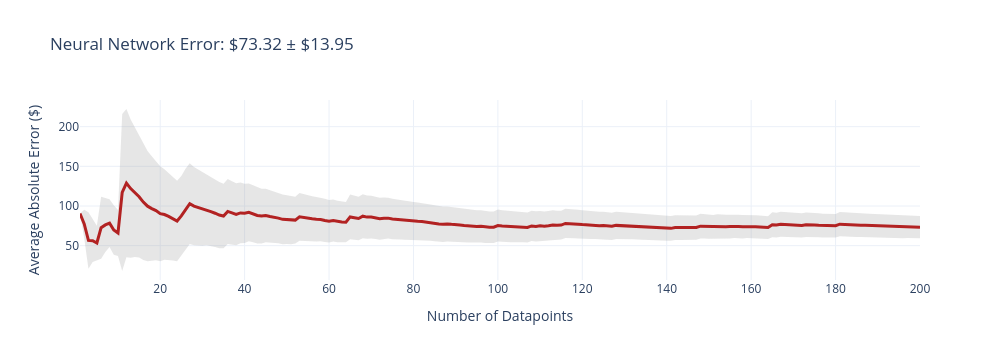
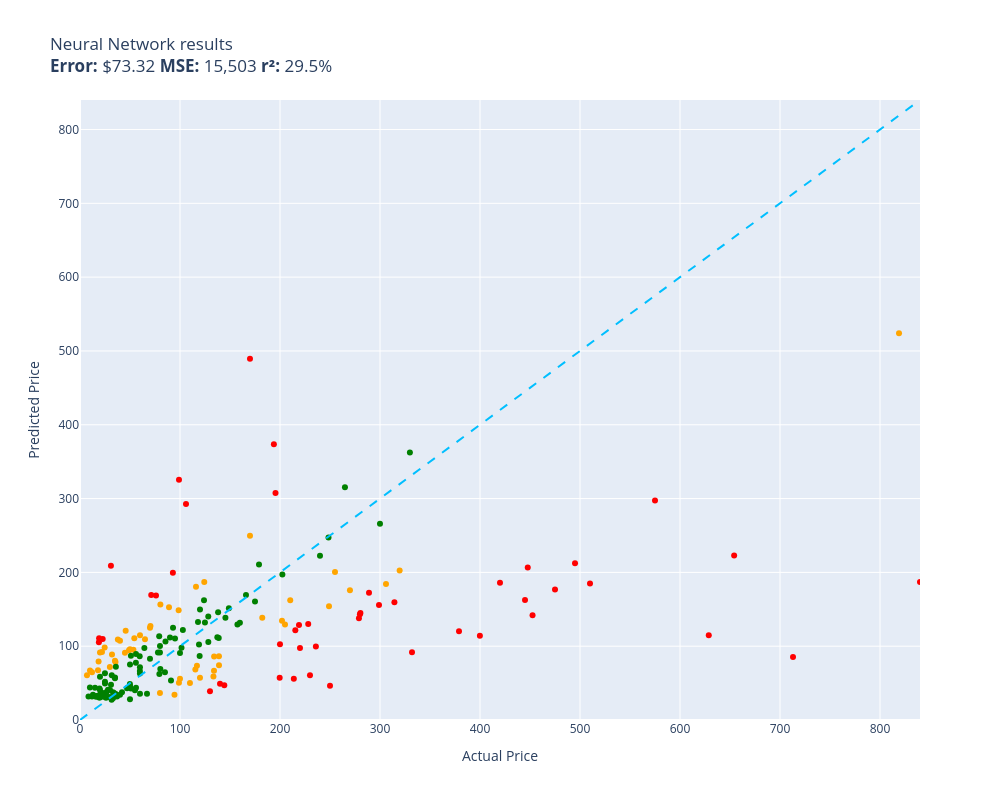

Notebook source saved alongside these figures, in order:
### Code cell
evaluate(neural_network, test)

### Figure 1 — Plotly figure (JSON) as saved in the notebook; plotly's stock layout.template omitted (floating-point values rounded to 4 significant figures; data arrays with more than 128 entries replaced by an {"elided": "..."} marker saying what was removed)
{"data": [{"fill": "toself", "fillcolor": "rgba(128,128,128,0.2)", "hoverinfo": "skip", "line": {"color": "rgba(255,255,255,0)"}, "name": "95% CI", "showlegend": false, "type": "scatter", "x": {"elided": "400 int values"}, "y": {"elided": "400 float values"}}, {"customdata": {"elided": "200x1 float values"}, "hovertemplate": "n=%{x}<br>Avg Error=$%{y:,.2f}<br>±95% CI=$%{customdata[0]:,.2f}<extra></extra>", "line": {"color": "firebrick", "width": 3}, "mode": "lines", "name": "Cumulative Avg Error", "type": "scatter", "x": {"elided": "200 int values"}, "y": {"elided": "200 float values"}}], "layout": {"height": 360, "showlegend": false, "title": {"text": "Neural Network Error: $73.32 ± $13.95"}, "width": 1000, "xaxis": {"title": {"text": "Number of Datapoints"}}, "yaxis": {"title": {"text": "Average Absolute Error ($)"}}}}

### Figure 2 — Plotly figure (JSON) as saved in the notebook; plotly's stock layout.template omitted (floating-point values rounded to 4 significant figures)
{"data": [{"customdata": [["Old Blood Noise Excess V2 Distortion Cho...\nGuess=$128.58 Actual=$219.00"], ["RBC12-UPC Replacement Battery Cartridge ...\nGuess=$60.74 Actual=$229.99"], ["SuppliesOutlet Compatible Toner Cartridg...\nGuess=$47.22 Actual=$144.29"], ["ACDelco GM Original Equipment FW339 Fron...\nGuess=$121.52 Actual=$215.33"], ["Bam France 2002XL Contoured Hightech Bla...\nGuess=$85.21 Actual=$713.00"], ["Metabo HPT 36V MultiVolt™ Cordless Rotar...\nGuess=$120.37 Actual=$379.00"], ["Bam Trekking 3027SB Single Black Clarine...\nGuess=$91.79 Actual=$332.00"], ["DEWALT 20V MAX* XR Impact Driver with Bl...\nGuess=$141.87 Actual=$452.53"], ["Mini PC, Kinupute Desktop Computer E3-12...\nGuess=$212.24 Actual=$495.00"], ["Travelpro Platinum Elite Slim Business L...\nGuess=$55.89 Actual=$213.83"], ["JRready ST6313 DT Deutsch Connector Kit,...\nGuess=$57.18 Actual=$199.68"], ["Dakota Alert MURS Alert Probe Sensor - M...\nGuess=$97.42 Actual=$219.99"], ["3D Tree Hole Branches 075 Stair Risers D...\nGuess=$38.91 Actual=$129.99"], ["KOHLER 18865-CP Filtered Water Faucet, P...\nGuess=$176.91 Actual=$475.00"], ["Sumerain S1339CM Double Handle Widesprea...\nGuess=$99.58 Actual=$235.86"], ["Poison Spyder 10-08-020 Rocker Knocker\nGuess=$114.75 Actual=$628.76"], ["Lighted Triangle Mirror Cabinet Bathroom...\nGuess=$162.55 Actual=$445.00"], ["BESTILL Wall Mounted Shower Faucet Set, ...\nGuess=$168.84 Actual=$76.00"], ["Trail Gear Twin Stick Kit for Top Shift ...\nGuess=$143.33 Actual=$279.92"], ["Engine Thermostat, Replace 19301-PAA-306...\nGuess=$105.33 Actual=$18.89"], ["Pioneer 2AM401-BN Two Handle Kitchen Fau...\nGuess=$130.21 Actual=$228.22"], ["Walker Exhaust Ultra EPA 16478 Direct Fi...\nGuess=$297.24 Actual=$574.99"], ["Canon Sure Shot 90u 35mm Date Camera\nGuess=$114.14 Actual=$399.89"], ["Mikrotik RB3011UIAS-RM RouterBOARD 10xGi...\nGuess=$155.83 Actual=$299.00"], ["AC Compressor & A/C Kit For BMW 335i 335...\nGuess=$159.57 Actual=$314.41"], ["Wilkinson LOW GAUSS Vintage Tone Strat S...\nGuess=$208.82 Actual=$30.93"], ["MXR Carbon Copy Deluxe Analog Delay Guit...\nGuess=$307.51 Actual=$195.50"], ["Ibanez M510OVS Acoustic Mandolin in Vint...\nGuess=$489.35 Actual=$169.99"], ["Universal Power Group 12V 100Ah Sealed L...\nGuess=$102.47 Actual=$199.99"], ["Auertech Portable Washing Machine, 14lbs...\nGuess=$325.62 Actual=$98.99"], ["Amana Tool - SC587 Carbide Tipped 3-Wing...\nGuess=$169.30 Actual=$71.23"], ["Music Hall pa15.3 MM/MC Phono Preamplifi...\nGuess=$46.28 Actual=$250.00"], ["4 Inches Rolled Muffler Tip Catback Exha...\nGuess=$373.47 Actual=$193.88"], ["Competition Clutch Disc and Pressure Pla...\nGuess=$184.78 Actual=$510.00"], ["KUNFINE Android Radio CarPlay & Android ...\nGuess=$292.75 Actual=$106.00"], ["StonKraft Brass Chess Board Game Set wit...\nGuess=$49.07 Actual=$140.00"], ["Baumgartens Sicurix Blank PVC ID Cards (...\nGuess=$110.70 Actual=$19.11"], ["VIPMOTOZ Sequential Turn Signal Premium ...\nGuess=$137.93 Actual=$278.94"], ["Audio Techinca ATW-T1002 System 10 Handh...\nGuess=$172.26 Actual=$289.00"], ["Dell XPS 13 9343-2727SLV 13.3\" Full HD S...\nGuess=$186.97 Actual=$839.99"], ["Steering Wheel, Carbon Fiber Automotive ...\nGuess=$206.47 Actual=$447.74"], ["Pacific Drums PDCM1618TTRB 16 x 18 Inche...\nGuess=$186.07 Actual=$419.99"], ["Star Wars Die-Cast Metal TITANIUM Series...\nGuess=$109.84 Actual=$22.70"], ["Blanco 230966 Valea Stainless Steel Sink...\nGuess=$199.35 Actual=$92.88"], ["Empava 24\" Single Wall Ovens 10 Cooking ...\nGuess=$222.98 Actual=$654.14"], ["For Volvo C70 S70 V70 V40 S40 AC Compres...\nGuess=$145.11 Actual=$280.41"]], "hovertemplate": "%{customdata[0]}<extra></extra>", "legendgroup": "red", "marker": {"color": "red", "size": 6, "symbol": "circle"}, "mode": "markers", "name": "red", "orientation": "v", "showlegend": true, "type": "scatter", "x": [219.0, 230.0, 144.3, 215.3, 713.0, 379.0, 332.0, 452.5, 495.0, 213.8, 199.7, 220.0, 130.0, 475.0, 235.9, 628.8, 445.0, 76.0, 279.9, 18.89, 228.2, 575.0, 399.9, 299.0, 314.4, 30.93, 195.5, 170.0, 200.0, 98.99, 71.23, 250.0, 193.9, 510.0, 106.0, 140.0, 19.11, 278.9, 289.0, 840.0, 447.7, 420.0, 22.7, 92.88, 654.1, 280.4], "xaxis": "x", "y": [128.6, 60.74, 47.22, 121.5, 85.21, 120.4, 91.79, 141.9, 212.2, 55.89, 57.18, 97.42, 38.91, 176.9, 99.58, 114.8, 162.6, 168.8, 143.3, 105.3, 130.2, 297.2, 114.1, 155.8, 159.6, 208.8, 307.5, 489.3, 102.5, 325.6, 169.3, 46.28, 373.5, 184.8, 292.8, 49.07, 110.7, 137.9, 172.3, 187.0, 206.5, 186.1, 109.8, 199.4, 223.0, 145.1], "yaxis": "y"}, {"customdata": [["telpo Headlight Assembly Fit For 15 Camr...\nGuess=$180.48 Actual=$115.99"], ["EXMAX NG-10X Fresnel Lens Focusing Adapt...\nGuess=$124.89 Actual=$69.98"], ["Stand for Raven Pro Document Scanner - P...\nGuess=$71.95 Actual=$29.85"], ["Innovative Percussion CB-6 Chamois Bass ...\nGuess=$110.77 Actual=$54.32"], ["LD Products Compatible Toner Cartridge R...\nGuess=$95.82 Actual=$49.98"], ["APS iBoard 6-inch Aluminum (Black Powder...\nGuess=$162.37 Actual=$210.23"], ["Intermatic PX300 12V 300W Transformer wi...\nGuess=$66.74 Actual=$134.00"], ["Aolemi Oil Rubbed Bronze Single Function...\nGuess=$148.84 Actual=$98.65"], ["Clementoni 39132.5 Jigsaw Puzzle 1,000 P...\nGuess=$36.58 Actual=$79.95"], ["10GBase-LR SFP+ Transceiver, Handar 10GB...\nGuess=$91.47 Actual=$19.99"], ["Scranton & Co 3 Drawer Mobile File Cabin...\nGuess=$68.38 Actual=$115.35"], ["Canon EOS Rebel T7 Digital SLR Camera wi...\nGuess=$523.81 Actual=$819.00"], ["Southwire 120V/15A Right Angle User Atta...\nGuess=$109.10 Actual=$37.87"], ["Tidal Front + Rear Fender Flares 4PC Poc...\nGuess=$200.61 Actual=$254.99"], ["152MM Hole Saws M42 Bi-Metal High Speed ...\nGuess=$67.57 Actual=$17.99"], ["AUTOFREE LED Tail Lights Assembly Compat...\nGuess=$134.50 Actual=$201.99"], ["Adams Check Payment and Deposit Register...\nGuess=$78.75 Actual=$35.49"], ["Projector, CRAZVIEW Projector with WiFi ...\nGuess=$95.27 Actual=$53.40"], ["Diversitech WG840585 Motor, (Ddb) 1/3Hp,...\nGuess=$86.03 Actual=$134.12"], ["Retevis RT68 Soft Earhook Walkie Talkie ...\nGuess=$60.68 Actual=$6.99"], ["MC: Pindicator (Dual Intensity Amber)\nGuess=$107.50 Actual=$40.00"], ["Western Digital Enterprise RE4-GP 2TB SA...\nGuess=$50.27 Actual=$109.95"], ["Dell Optiplex 390 Desktop Computer i3 3....\nGuess=$186.84 Actual=$124.27"], ["Neporal Full Spectrum Light Bulb, 6000K ...\nGuess=$79.39 Actual=$18.59"], ["Pidoko Kids Train Table, Grey with 90 Pc...\nGuess=$57.31 Actual=$119.97"], ["Satco S9596, 4 Count (Pack of 1), 4.18\nGuess=$64.62 Actual=$12.00"], ["Marvel Legends Series X-Men 6-Inch Archa...\nGuess=$50.47 Actual=$98.95"], ["ANZO USA 111207 GMC SIERRA 99-06 / YUKON...\nGuess=$138.59 Actual=$182.28"], ["Kingston Brass KS269SN Kingston Clawfoot...\nGuess=$184.29 Actual=$305.99"], ["KOHLER K-1185540-CP Assembly-Slider\nGuess=$121.05 Actual=$45.67"], ["Replacement Remote Control for PANASONIC...\nGuess=$80.31 Actual=$34.95"], ["Aeromotive 13304 Regulator, X1 Adjustabl...\nGuess=$175.91 Actual=$269.95"], ["4pc Wheel Spacers Adapters 4\" (2inch Per...\nGuess=$73.67 Actual=$116.95"], ["Urth 62mm UV, Circular Polarizing (CPL),...\nGuess=$74.32 Actual=$139.00"], ["MGP Caliper Covers 39011SACURD Red Powde...\nGuess=$154.15 Actual=$249.00"], ["Berta (6 Pieces) 1-1/4 inch Overlay, 90 ...\nGuess=$98.20 Actual=$24.66"], ["CradlePoint Compact Broadband Router (CB...\nGuess=$152.87 Actual=$89.00"], ["Pyle Wireless Rear View Backup Camera - ...\nGuess=$127.23 Actual=$70.45"], ["New Replacement seat cover fits Yamaha M...\nGuess=$86.51 Actual=$138.95"], ["UPR Mach 1 Chin Spoiler Fits 94-98 Musta...\nGuess=$109.50 Actual=$64.99"], ["SP Air Corporation SP-8102BU 1/4-Inch He...\nGuess=$129.45 Actual=$204.99"], ["Diversitech UC2436-3 Ultralite Condenser...\nGuess=$156.48 Actual=$80.39"], ["CTLAMP XL-2100 Professional Quality XL-2...\nGuess=$88.79 Actual=$32.00"], ["200 ' feet True 14 Gauge AWG CCA Speaker...\nGuess=$91.06 Actual=$44.95"], ["A-Premium Front Suspension Steering Knuc...\nGuess=$94.47 Actual=$48.99"], ["Venom Power Terra Hunter R/T+ R/T All-Te...\nGuess=$202.71 Actual=$319.65"], ["Replacement Remote Control fit for Sony ...\nGuess=$67.08 Actual=$9.99"], ["Intex River Run Connect Lounge (Four)\nGuess=$34.05 Actual=$94.49"], ["VTech Strum and Jam Kidi Musical Guitar ...\nGuess=$92.06 Actual=$21.99"], ["Targus CityGear Durable Backpack, Black,...\nGuess=$59.02 Actual=$133.43"], ["Fender Hendrix Voodoo Child Coiled Instr...\nGuess=$114.91 Actual=$59.99"], ["Fitness Center Gym Room Weight Train Dua...\nGuess=$55.88 Actual=$99.99"], ["Xiaomi Redmi 10 2022 NFC 4G LTE (128GB +...\nGuess=$249.53 Actual=$169.99"]], "hovertemplate": "%{customdata[0]}<extra></extra>", "legendgroup": "orange", "marker": {"color": "orange", "size": 6, "symbol": "circle"}, "mode": "markers", "name": "orange", "orientation": "v", "showlegend": true, "type": "scatter", "x": [116.0, 69.98, 29.85, 54.32, 49.98, 210.2, 134.0, 98.65, 79.95, 19.99, 115.3, 819.0, 37.87, 255.0, 17.99, 202.0, 35.49, 53.4, 134.1, 6.99, 40.0, 110.0, 124.3, 18.59, 120.0, 12.0, 98.95, 182.3, 306.0, 45.67, 34.95, 269.9, 117.0, 139.0, 249.0, 24.66, 89.0, 70.45, 138.9, 64.99, 205.0, 80.39, 32.0, 44.95, 48.99, 319.6, 9.99, 94.49, 21.99, 133.4, 59.99, 99.99, 170.0], "xaxis": "x", "y": [180.5, 124.9, 71.95, 110.8, 95.82, 162.4, 66.74, 148.8, 36.58, 91.47, 68.38, 523.8, 109.1, 200.6, 67.57, 134.5, 78.75, 95.27, 86.03, 60.68, 107.5, 50.27, 186.8, 79.39, 57.31, 64.62, 50.47, 138.6, 184.3, 121.0, 80.31, 175.9, 73.67, 74.32, 154.1, 98.2, 152.9, 127.2, 86.51, 109.5, 129.4, 156.5, 88.79, 91.06, 94.47, 202.7, 67.08, 34.05, 92.06, 59.02, 114.9, 55.88, 249.5], "yaxis": "y"}, {"customdata": [["NewPower99 Battery Kit for Samsung Galax...\nGuess=$40.19 Actual=$54.95"], ["8544771 Dryer Heating Element, 279816 Th...\nGuess=$35.19 Actual=$35.74"], ["Pump Head TBVECHI 175PSI 4KW 5.5HP 21CFM...\nGuess=$362.38 Actual=$329.90"], ["46mm Digital Pro High-Resolution Close-U...\nGuess=$58.57 Actual=$19.99"], ["Panasonic KX-TG6511B DECT 6.0 PLUS Expan...\nGuess=$113.33 Actual=$79.20"], ["LOVE MEI Galaxy S10 Lite Case, Military ...\nGuess=$29.41 Actual=$32.98"], ["GJY Portable TV,10.6 inch Mini TV for AT...\nGuess=$62.37 Actual=$79.36"], ["PEMP E65 E66 CDC Simulate Optical Fiber ...\nGuess=$102.33 Actual=$119.00"], ["CORSAIR Dominator Platinum RGB 32GB (2x1...\nGuess=$162.23 Actual=$124.00"], ["HK SYSTEMS 13\" Heavy Duty Black \"Push\" O...\nGuess=$64.66 Actual=$84.95"], ["SKB iSeries 3i-13096-6KP Case for BlackM...\nGuess=$160.59 Actual=$174.99"], ["June Garden 12\" Sweet Dolly Charlotte - ...\nGuess=$34.69 Actual=$19.99"], ["Deco Mount Pro Tripod Microphone Stand w...\nGuess=$71.34 Actual=$59.95"], ["GanFindX Portable Car Hand Controls for ...\nGuess=$131.74 Actual=$159.90"], ["KOMPUTERBAY 4GB 2X 2GB DDR2 1066MHz PC2-...\nGuess=$69.24 Actual=$80.34"], ["Evergreen HSHB2005 Cylinder Head Gasket ...\nGuess=$86.41 Actual=$59.69"], ["Task T24287 Roman Ogee Router Bit with 1...\nGuess=$77.42 Actual=$55.88"], ["15\" Locking Shower Head Extension Arm in...\nGuess=$91.41 Actual=$79.95"], ["Mylites+ Standard Comic Book Mylar Sleev...\nGuess=$32.12 Actual=$34.99"], ["DALDED LED Light Kit for Lego Sonic Gree...\nGuess=$49.55 Actual=$24.99"], ["Baseball Backpacks Large 18 Inch Bookbag...\nGuess=$60.58 Actual=$31.77"], ["Wenger City Upgrade Laptop Backpack with...\nGuess=$138.66 Actual=$145.42"], ["Fjallraven, Kanken Laptop 15\" Backpack f...\nGuess=$86.73 Actual=$119.65"], ["Evan-Fischer Front Bumper Cover Compatib...\nGuess=$197.04 Actual=$202.38"], ["Laisomeke Waterproof Junction Box, Unive...\nGuess=$31.87 Actual=$11.99"], ["Webcem Solar Shed Light Outdoor Indoor, ...\nGuess=$91.50 Actual=$77.96"], ["Festool 492370 Platin 2 S1000 Grit 6-Inc...\nGuess=$53.45 Actual=$91.00"], ["DIMARZIO 204284 DP 163FBK Blues Bucker G...\nGuess=$111.86 Actual=$89.99"], ["VLAND LED Smoked Taillights Compatible F...\nGuess=$222.67 Actual=$239.99"], ["PM Auto Front Right Quick Complete Strut...\nGuess=$131.93 Actual=$124.94"], ["Tablet PC Cover Compatible with Lenovo T...\nGuess=$27.59 Actual=$31.61"], ["Miyaya@ Funny Animal Masks Collection fo...\nGuess=$32.38 Actual=$16.99"], ["Ultra Duster Canned Air Net 10 Oz 6-Pack\nGuess=$48.82 Actual=$49.90"], ["Beck/Arnley 0421945 Air Filter\nGuess=$72.07 Actual=$35.87"], ["IQShield Screen Protector Compatible wit...\nGuess=$43.90 Actual=$9.95"], ["Liberty Imports 12 Pack: US Military Toy...\nGuess=$32.40 Actual=$16.98"], ["Ceramic Talavera Mexican Tile 4x4\", 9 Pi...\nGuess=$31.25 Actual=$29.95"], ["Intrepid International Dressage Letters-...\nGuess=$31.01 Actual=$26.99"], ["LEGO Marvel Avengers War Machine Buster ...\nGuess=$63.00 Actual=$59.95"], ["EMART Photography C Stand with Boom Arm,...\nGuess=$149.57 Actual=$119.99"], ["KUNN Small Electrician Tool Pouch Utilit...\nGuess=$34.33 Actual=$21.99"], ["Trim Kit for 2-handle Shower & Tub Valve...\nGuess=$110.46 Actual=$94.99"], ["iPhone 12/12 Pro Nicaragua Guardabarranc...\nGuess=$40.74 Actual=$19.97"], ["KS K-STORM Replacement Silicone Mushroom...\nGuess=$31.87 Actual=$8.50"], ["LSSAGOON Backpack for Women Teen Kids Gi...\nGuess=$36.63 Actual=$33.99"], ["Grey Pneumatic 1311SD Impact Socket Set\nGuess=$129.31 Actual=$157.43"], ["4LT LUMINETTE Vanity Opal GLS BSN\nGuess=$90.92 Actual=$99.99"], ["GE RPWF SmartWater Comparable Refrigerat...\nGuess=$31.80 Actual=$36.99"], ["LSI Broadcom SAS 9300-8i 8-port 12Gb/s S...\nGuess=$132.74 Actual=$118.00"], ["Royal Designs, Inc. Decorative Abundant ...\nGuess=$51.66 Actual=$24.95"], ["NewFantasia Replacement Audio Cable with...\nGuess=$47.87 Actual=$31.00"], ["MONOCARBON Forged Carbon Fiber Case for ...\nGuess=$35.44 Actual=$59.99"], ["DuraGo 29515020 Front Hub Assembly\nGuess=$105.67 Actual=$128.34"], ["Chalkboard Name Badges with Magnetic Bac...\nGuess=$30.51 Actual=$19.95"], ["Linkloos Solar Street Lights Outdoor Wat...\nGuess=$89.29 Actual=$55.99"], ["GENUINE VOLVO THERMOSTAT (3.0, 3.2) S60 ...\nGuess=$121.90 Actual=$102.85"], ["USB Charger, CIVIE High Speed 60W Multip...\nGuess=$31.57 Actual=$15.99"], ["Cardone 84-58642 New HEI Electronic Dist...\nGuess=$169.41 Actual=$165.99"], ["Hp Pavilion P7-1257c Motherboard Aahd3-h...\nGuess=$66.50 Actual=$59.86"], ["Kastar Battery Pack Replacement for Sony...\nGuess=$31.46 Actual=$19.99"], ["18 Inch White Undermount Kitchen Sink - ...\nGuess=$210.57 Actual=$179.00"], ["Evan Fischer Radiator Cooling Fan Assemb...\nGuess=$112.12 Actual=$137.34"], ["ECCPP Power Steering Pump for 2009-2010 ...\nGuess=$106.22 Actual=$85.48"], ["AZX Stylus Pencil for Apple iPad Pro 202...\nGuess=$40.65 Actual=$29.99"], ["Raspberry Pi 3 Model B+ Aluminum Case Me...\nGuess=$43.52 Actual=$14.99"], ["Skullcandy Hesh Evo Bluetooth Headphones...\nGuess=$82.90 Actual=$69.99"], ["ROHL WSGUM3018WH Wire Sink Grids, White\nGuess=$140.26 Actual=$128.28"], ["ASUS VY279HE-W 27” 1080P Monitor - White...\nGuess=$146.10 Actual=$138.10"], ["LCD Screen for Dell Inspiron 17R 17.3\" H...\nGuess=$97.39 Actual=$64.37"], ["Lorell Bell Chair Glide, 2.5\", Black\nGuess=$42.60 Actual=$19.50"], ["APS iBoard (304 Stainless Steel Polished...\nGuess=$315.35 Actual=$264.95"], ["200 Couples Conversation Cards - Enjoy B...\nGuess=$37.74 Actual=$32.97"], ["The Puppet Company - Carpet-Unicorn, Whi...\nGuess=$30.53 Actual=$19.00"], ["KYX Racing Hardened Steel Center Drive S...\nGuess=$43.06 Actual=$46.99"], ["OEM Samsung Remote Control Shipped with ...\nGuess=$43.74 Actual=$56.00"], ["Custom Engagement Logo Desk Embosser Sea...\nGuess=$46.39 Actual=$49.95"], ["520 Pieces Christmas Envelope Seal Stick...\nGuess=$30.20 Actual=$25.99"], ["LD Compatible Ink Cartridge Replacement ...\nGuess=$37.65 Actual=$41.99"], ["BestPricedDecals Wine A BIT, You'll Feel...\nGuess=$34.26 Actual=$12.98"], ["VATOS 4 Packs Bubble Machine Gun for Kid...\nGuess=$31.87 Actual=$22.88"], ["BXYJY for Samsung Galaxy Z Fold 3 Case w...\nGuess=$28.23 Actual=$49.99"], ["VONADO Space Wars Colonial Viper MK1 Bui...\nGuess=$34.24 Actual=$39.99"], ["Disney Princess Sparkling Princess Sleep...\nGuess=$63.34 Actual=$24.95"], ["sabermaster TCG Playmat yugioh playmat T...\nGuess=$36.97 Actual=$21.99"], ["DuraGo BR5330 Front Vented Disc Brake Ro...\nGuess=$97.75 Actual=$101.51"], ["Vinyl Soft Top Roll-up Adjustable Truck ...\nGuess=$151.30 Actual=$148.88"], ["Glovion Music Stand Light, Clip On Piano...\nGuess=$40.88 Actual=$27.99"], ["Samsung DA97-07603B Freezer Ice Maker As...\nGuess=$124.91 Actual=$93.02"], ["Think Gizmos Build Your Own Robot Toys f...\nGuess=$31.35 Actual=$24.95"], ["HP Laserjet 2100 Laser Printer W/Test Pr...\nGuess=$265.75 Actual=$299.98"], ["PowerSport Front Rear Brakes and Rotors ...\nGuess=$247.37 Actual=$248.51"], ["Viola Bow 4/4 Full Size Carbon Fiber (Bl...\nGuess=$75.36 Actual=$49.99"], ["KZ ZS10 Pro in Ear Monitor Headphone KZ ...\nGuess=$35.53 Actual=$66.99"], ["W11130208 W10695459 Refrigerator LED Mod...\nGuess=$37.86 Actual=$26.59"], ["Jada Toys Ryan's World Combo Panda Airli...\nGuess=$56.57 Actual=$34.94"], ["Pyle 2x120 Watt Home Audio Speaker Power...\nGuess=$87.12 Actual=$50.92"], ["STICKGOO Peel and Stick Backsplash for K...\nGuess=$57.54 Actual=$34.99"], ["Garmin 010-12402-10 GT15M-TM Transom-Mou...\nGuess=$111.17 Actual=$138.74"], ["MonMount Triple Monitor Stand Freestandi...\nGuess=$100.18 Actual=$79.99"], ["Refresh NSF-53 Premium Replacement Refri...\nGuess=$42.59 Actual=$50.99"], ["NICKSTON Red Sparkling Glitter Slim Band...\nGuess=$32.64 Actual=$25.99"]], "hovertemplate": "%{customdata[0]}<extra></extra>", "legendgroup": "green", "marker": {"color": "green", "size": 6, "symbol": "circle"}, "mode": "markers", "name": "green", "orientation": "v", "showlegend": true, "type": "scatter", "x": [54.95, 35.74, 329.9, 19.99, 79.2, 32.98, 79.36, 119.0, 124.0, 84.95, 175.0, 19.99, 59.95, 159.9, 80.34, 59.69, 55.88, 79.95, 34.99, 24.99, 31.77, 145.4, 119.7, 202.4, 11.99, 77.96, 91.0, 89.99, 240.0, 124.9, 31.61, 16.99, 49.9, 35.87, 9.95, 16.98, 29.95, 26.99, 59.95, 120.0, 21.99, 94.99, 19.97, 8.5, 33.99, 157.4, 99.99, 36.99, 118.0, 24.95, 31.0, 59.99, 128.3, 19.95, 55.99, 102.8, 15.99, 166.0, 59.86, 19.99, 179.0, 137.3, 85.48, 29.99, 14.99, 69.99, 128.3, 138.1, 64.37, 19.5, 264.9, 32.97, 19.0, 46.99, 56.0, 49.95, 25.99, 41.99, 12.98, 22.88, 49.99, 39.99, 24.95, 21.99, 101.5, 148.9, 27.99, 93.02, 24.95, 300.0, 248.5, 49.99, 66.99, 26.59, 34.94, 50.92, 34.99, 138.7, 79.99, 50.99, 25.99], "xaxis": "x", "y": [40.19, 35.19, 362.4, 58.57, 113.3, 29.41, 62.37, 102.3, 162.2, 64.66, 160.6, 34.69, 71.34, 131.7, 69.24, 86.41, 77.42, 91.41, 32.12, 49.55, 60.58, 138.7, 86.73, 197.0, 31.87, 91.5, 53.45, 111.9, 222.7, 131.9, 27.59, 32.38, 48.82, 72.07, 43.9, 32.4, 31.25, 31.01, 63.0, 149.6, 34.33, 110.5, 40.74, 31.87, 36.63, 129.3, 90.92, 31.8, 132.7, 51.66, 47.87, 35.44, 105.7, 30.51, 89.29, 121.9, 31.57, 169.4, 66.5, 31.46, 210.6, 112.1, 106.2, 40.65, 43.52, 82.9, 140.3, 146.1, 97.39, 42.6, 315.4, 37.74, 30.53, 43.06, 43.74, 46.39, 30.2, 37.65, 34.26, 31.87, 28.23, 34.24, 63.34, 36.97, 97.75, 151.3, 40.88, 124.9, 31.35, 265.8, 247.4, 75.36, 35.53, 37.86, 56.57, 87.12, 57.54, 111.2, 100.2, 42.59, 32.64], "yaxis": "y"}, {"hoverinfo": "skip", "line": {"color": "deepskyblue", "dash": "dash", "width": 2}, "mode": "lines", "name": "y = x", "showlegend": false, "type": "scatter", "x": [0, 840.0], "y": [0, 840.0]}], "layout": {"height": 800, "legend": {"title": {"text": "color"}, "tracegroupgap": 0}, "showlegend": false, "title": {"text": "Neural Network results<br><b>Error:</b> $73.32 <b>MSE:</b> 15,503 <b>r²:</b> 29.5%"}, "width": 1000, "xaxis": {"anchor": "y", "domain": [0, 1], "range": [0, 840.0], "title": {"text": "Actual Price"}}, "yaxis": {"anchor": "x", "domain": [0, 1], "range": [0, 840.0], "title": {"text": "Predicted Price"}}}}
